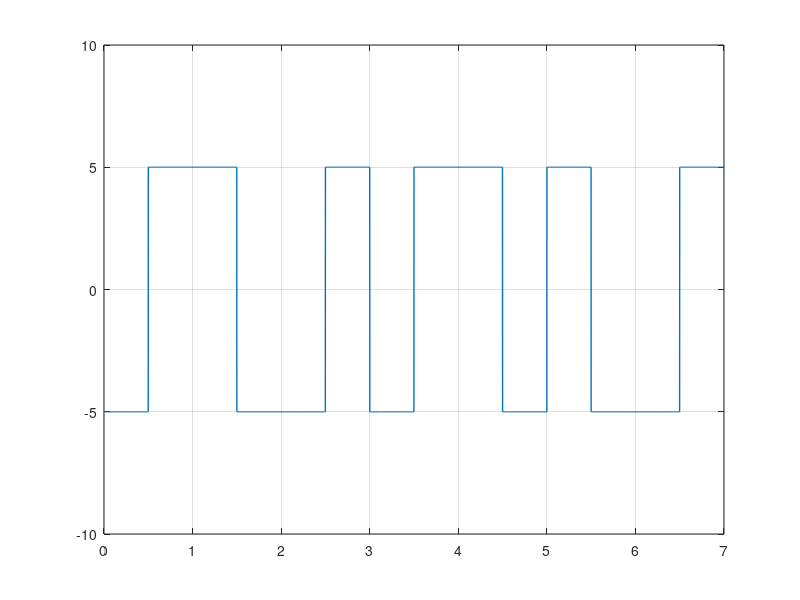

Write the MATLAB code that produced this figure.
clc; #... Clear command line
clear all; #... Clear variables
close all; #... Clear figures

bits = [1 0 1 1 0 0 1];

#... Modulation

bitrate = 1; #... Number of bits per second
voltage = 5;

samplingRate = 1000;
samplingTime = 1/samplingRate;

endTime = length(bits)/bitrate;
time = 0:samplingTime:endTime;

index = 1;

for i = 1:length(time)
    if bits(index) == 1
        modulation(i) = -voltage;
    else
        modulation(i) = voltage;
    endif
    if time(i)*bitrate >= index-bitrate/2
        modulation(i) = -modulation(i);
    endif
    if time(i)*bitrate >= index
        index = index+1;
    endif
endfor

plot(time, modulation, "LineWidth", 1);
axis([0 endTime -voltage-5 voltage+5]);
grid on;

#... Demodulation

index = 1;

for i = 1:length(modulation)
    if modulation(i) == -voltage && time(i)*bitrate < index-bitrate/2
        demodultaion(index) = 1;
    endif
    if modulation(i) == voltage && time(i)*bitrate < index-bitrate/2
        demodultaion(index) = 0;
    endif
    if time(i)*bitrate >= index
        index = index+1;
    endif
endfor

disp(demodultaion);
